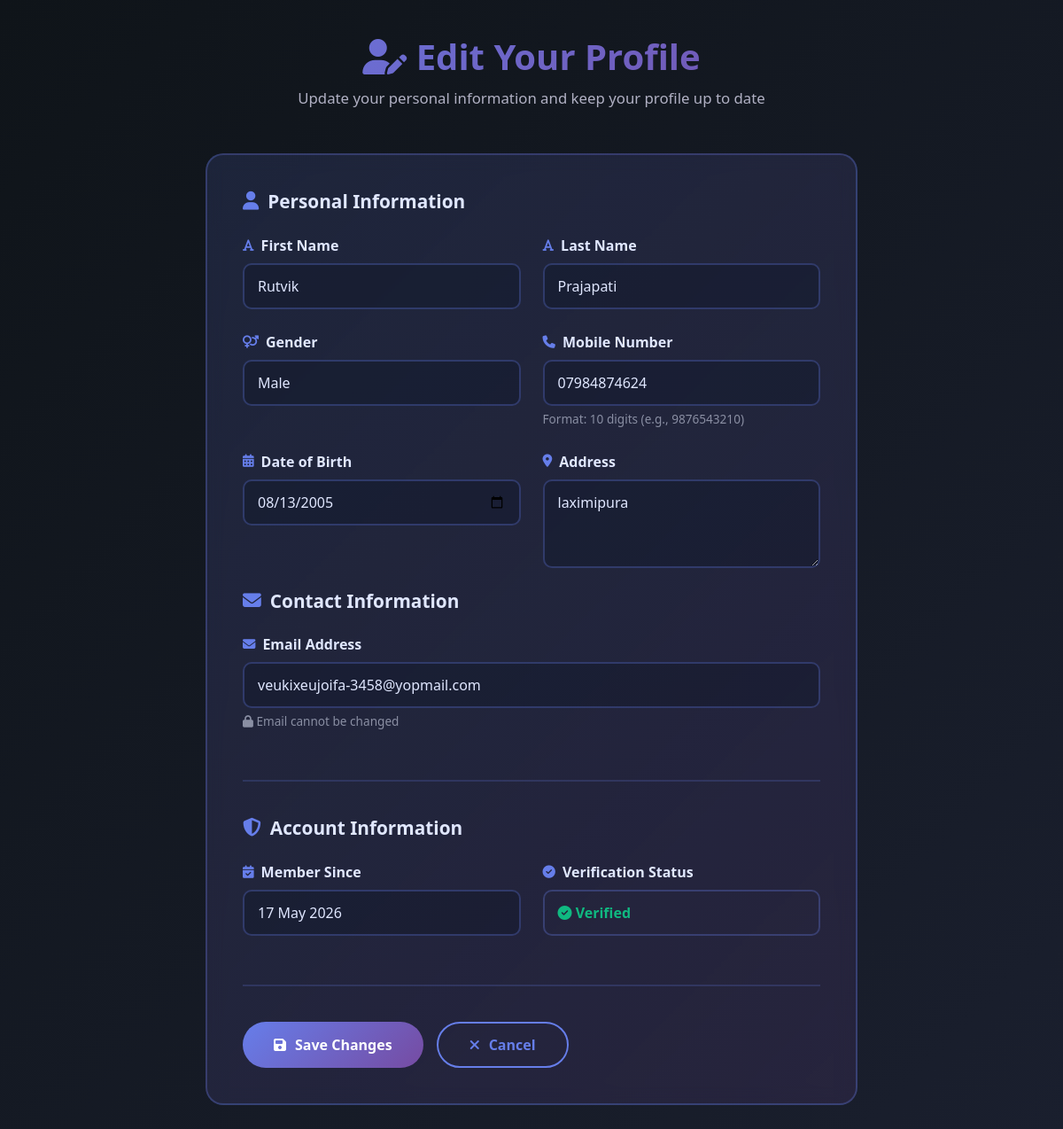
Page /core/edit-profile/ (signed in) on the committed database.
### core/models.py (models this page shows, shortened)
class User(AbstractBaseUser):
    email = models.EmailField(unique=True)
    is_active = models.BooleanField(default=True)
    is_staff = models.BooleanField(default=False)
    is_admin = models.BooleanField(default=False)
    created_at = models.DateTimeField(auto_now_add=True)
    updated_at = models.DateTimeField(auto_now=True)
    firstname=models.CharField(max_length=20,null=True)
    lastname=models.CharField(max_length=20,null=True)
    gender=models.CharField(max_length=10,null=True)
    date_of_birth = models.DateField(null=True, blank=True)
    address = models.TextField(null=True, blank=True)
    otp = models.CharField(max_length=6, null=True, blank=True)
    is_verified = models.BooleanField(default=False)
    otp_created_at = models.DateTimeField(null=True,blank=True)
    mobile = models.CharField(max_length=15, null=True, blank=True)
    date_of_birth = models.DateField(null=True, blank=True)
    address = models.TextField(null=True, blank=True)
    objects = UserManager()
    USERNAME_FIELD = 'email'
    REQUIRED_FIELDS = []

### core/views.py (the view, shortened to what this page needs)
# urls.py: path('edit-profile/', views.edit_profile, name='edit_profile'),
@login_required(login_url='login')
def edit_profile(request):
    return render(request, 'edit_profile.html')

### templates/edit_profile.html (shortened to what this page needs)
<!DOCTYPE html>
<html lang="en">
<head>
    <link href="https://cdn.jsdelivr.net/npm/bootstrap@5.3.0/dist/css/bootstrap.min.css" rel="stylesheet">
    <link rel="stylesheet" href="https://cdnjs.cloudflare.com/ajax/libs/font-awesome/6.4.0/css/all.min.css">
</head>
<body>
<div class="main-container">
    <div class="container">
        <div class="page-header">
            <h1><i class="fas fa-user-edit"></i> Edit Your Profile</h1>
            <p>Update your personal information and keep your profile up to date</p>
        </div>
        <div class="row justify-content-center">
            <div class="col-lg-8 col-md-10">
                <div class="form-card">
                    <form method="POST" action="/core/edit-profile/" novalidate>
                        <div class="form-section">
                            <h3>
                                <i class="fas fa-user"></i> Personal Information
                            </h3>
                            <div class="form-row-custom">
                                <div>
                                    <label class="form-label">
                                        <i class="fas fa-font"></i> First Name
                                    </label>
                                    <input type="text" class="form-control" name="firstname"
                                           value="{{ user.firstname }}" placeholder="Enter your first name" required>
                                </div>
                                <div>
                                    <label class="form-label">
                                        <i class="fas fa-font"></i> Last Name
                                    </label>
                                    <input type="text" class="form-control" name="lastname"
                                           value="{{ user.lastname }}" placeholder="Enter your last name" required>
                                </div>
                            </div>
                            <div class="form-row-custom">
                                <div>
                                    <label class="form-label">
                                        <i class="fas fa-venus-mars"></i> Gender
                                    </label>
                                    <select class="form-select" name="gender" required>
                                        <option value="male" {% if user.gender == 'male' %}selected{% endif %}>Male</option>
                                    </select>
                                </div>
                                <div>
                                    <label class="form-label">
                                        <i class="fas fa-phone"></i> Mobile Number
                                    </label>
                                    <input type="tel" class="form-control" name="mobile"
                                           value="{{ user.mobile }}" placeholder="Enter your mobile number" pattern="[0-9]{10}">
                                    <div class="helper-text">Format: 10 digits (e.g., 9876543210)</div>
                                </div>
                            </div>
                            <div class="form-row-custom">
                                <div>
                                    <label class="form-label">
                                        <i class="fas fa-calendar-alt"></i> Date of Birth
                                    </label>
                                    <input type="date" class="form-control" name="date_of_birth"
                                           value="{% if user.date_of_birth %}{{ user.date_of_birth|date:'Y-m-d' }}{% endif %}" placeholder="Enter your date of birth">
                                </div>
                                <div>
                                    <label class="form-label">
                                        <i class="fas fa-map-marker-alt"></i> Address
                                    </label>
                                    <textarea class="form-control" name="address" rows="3"
                                              placeholder="Enter your full address">{{ user.address }}</textarea>
                                </div>
                            </div>
                        <div class="form-section">
                            <h3>
                                <i class="fas fa-envelope"></i> Contact Information
                            </h3>
                            <div class="form-row-custom full">
                                <div>
                                    <label class="form-label">
                                        <i class="fas fa-envelope"></i> Email Address
                                    </label>
                                    <input type="email" class="form-control" value="{{ user.email }}" disabled>
                                    <div class="helper-text">
                                        <i class="fas fa-lock"></i> Email cannot be changed
                                    </div>
                                </div>
                            </div>
                        </div>
                        <div class="form-section">
                            <h3>
                                <i class="fas fa-shield-alt"></i> Account Information
                            </h3>
                            <div class="form-row-custom">
                                <div>
                                    <label class="form-label">
                                        <i class="fas fa-calendar-check"></i> Member Since
                                    </label>
                                    <input type="text" class="form-control" value="{{ user.created_at|date:'d M Y' }}" disabled>
                                </div>
                                <div>
                                    <label class="form-label">
                                        <i class="fas fa-check-circle"></i> Verification Status
                                    </label>
                                    <div style="padding: 12px 15px; border: 2px solid rgba(102, 126, 234, 0.3); border-radius: 10px; display: flex; align-items: center; gap: 10px;">
                                        <span style="color: #10b981; font-weight: 600;">
                                            <i class="fas fa-check-circle"></i> Verified
                                        </span>
                                    </div>
                                </div>
                            </div>
                        </div>
                        <div class="button-group">
                            <button type="submit" class="btn-save">
                                <i class="fas fa-save"></i> Save Changes
                            </button>
                            <a href="/core/profile/" class="btn-cancel">
                                <i class="fas fa-times"></i> Cancel
                            </a>
                        </div>
                    </form>
                </div>
            </div>
        </div>
    </div>
</div>
</body>
</html>

### templates/edit_profile.html (style rules this page uses)
* { margin: 0; padding: 0; box-sizing: border-box; }
body { font-family: 'Segoe UI', 'Poppins', sans-serif; background: linear-gradient(135deg, #0f1419 0%, #1a1f2e 100%); min-height: 100vh; color: #e0e7ff; }
.main-container { padding: 40px 0; min-height: calc(100vh - 100px); }
.page-header { text-align: center; margin-bottom: 50px; animation: fadeInDown 0.8s ease-out; }
.page-header h1 { font-size: 2.5rem; font-weight: 800; background: linear-gradient(135deg, #667eea 0%, #764ba2 100%); -webkit-background-clip: text; -webkit-text-fill-color: transparent; background-clip: text; margin-bottom: 10px; }
.page-header p { color: #b0b0c3; font-size: 1.05rem; }
.form-card { background: linear-gradient(135deg, rgba(102, 126, 234, 0.15) 0%, rgba(118, 75, 162, 0.15) 100%); border: 2px solid rgba(102, 126, 234, 0.3); border-radius: 20px; padding: 40px; backdrop-filter: blur(10px); animation: fadeIn 0.8s ease-out 0.2s both; }
.form-section { margin-bottom: 40px; padding-bottom: 30px; border-bottom: 2px solid rgba(102, 126, 234, 0.2); }
.form-section:last-child { margin-bottom: 0; padding-bottom: 0; border-bottom: none; }
.form-section h3 { font-size: 1.3rem; font-weight: 700; color: #e0e7ff; margin-bottom: 25px; display: flex; align-items: center; gap: 10px; }
.form-section h3 i { color: #667eea; }
.form-label { color: #e0e7ff; font-weight: 600; margin-bottom: 8px; display: flex; align-items: center; gap: 8px; }
.form-label i { color: #667eea; font-size: 0.9rem; }
.form-control, .form-select { background: rgba(15, 23, 42, 0.4) !important; border: 2px solid rgba(102, 126, 234, 0.3) !important; color: #e0e7ff !important; padding: 12px 15px !important; border-radius: 10px !important; font-size: 1rem !important; transition: all 0.3s ease !important; }
.form-control::placeholder { color: #8a8fa3 !important; }
.form-select option { background: #1a1f2e; color: #e0e7ff; }
.form-row-custom { display: grid; grid-template-columns: 1fr 1fr; gap: 25px; margin-bottom: 25px; }
.form-row-custom.full { grid-template-columns: 1fr; }
.button-group { display: flex; gap: 15px; margin-top: 40px; flex-wrap: wrap; }
.btn-save { padding: 12px 35px; background: linear-gradient(135deg, #667eea 0%, #764ba2 100%); color: white; border: none; border-radius: 50px; font-weight: 700; transition: all 0.3s ease; cursor: pointer; display: inline-flex; align-items: center; gap: 10px; font-size: 1rem; }
.btn-cancel { padding: 12px 35px; background: transparent; color: #667eea; border: 2px solid #667eea; border-radius: 50px; font-weight: 700; transition: all 0.3s ease; cursor: pointer; text-decoration: none; display: inline-flex; align-items: center; gap: 10px; font-size: 1rem; }
.helper-text { color: #8a8fa3; font-size: 0.85rem; margin-top: 5px; }

### rows in the picture
User: firstname "Rutvik", lastname "Prajapati", gender "Male", mobile "07984874624", date_of_birth "08/13/2005", address "laximipura", email "veukixeujoifa-3458@yopmail.com", created_at "17 May 2026"
